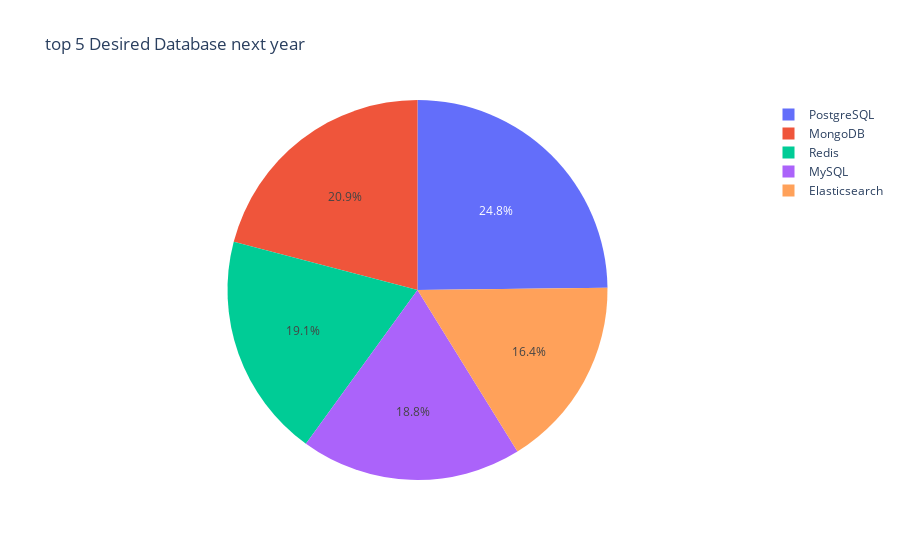

Write notebook code for a chart like this one.
### Code cell
# your code goes here
Query = """
        Select * From DatabaseDesireNextYear
        """
df = pd.read_sql_query(Query,conn)
gp_df = df.groupby('DatabaseDesireNextYear')['Respondent'].count().sort_values(ascending=False)
top_5 = gp_df.head(5)
top_5
px.pie(top_5, names= top_5.index, values=top_5.values,title='top 5 Desired Database next year')

### Figure 1 — Plotly figure (JSON) as saved in the notebook; plotly's stock layout.template omitted (floating-point values rounded to 4 significant figures)
{"data": [{"domain": {"x": [0, 1], "y": [0, 1]}, "hovertemplate": "DatabaseDesireNextYear=%{label}<br>value=%{value}<extra></extra>", "labels": ["PostgreSQL", "MongoDB", "Redis", "MySQL", "Elasticsearch"], "legendgroup": "", "name": "", "showlegend": true, "type": "pie", "values": [4328, 3649, 3331, 3281, 2856]}], "layout": {"autosize": true, "legend": {"tracegroupgap": 0}, "title": {"text": "top 5 Desired Database next year"}}}
